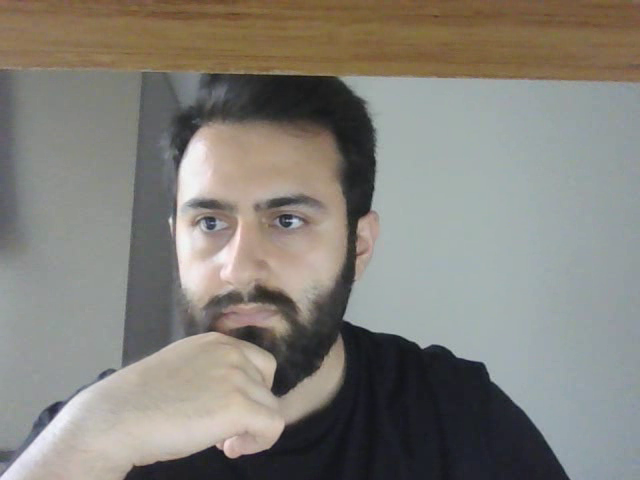
#> input picture frame 23 of 3_openCV_ile_goruntu_isleme/video_kaydi.mp4, 640 x 480 px, given in place of MOT17-04-SDP.mp4, which was not available
$ jupyter execute multi_object_tracking.ipynb
#> lines starting #> are read from the running program, lines starting #| are printed output that depends on the picture; after the words box and inside, x2 and y2 are one past the last pixel; in counts of white or black regions, pixels touching at a corner belong together; pictures that were not available may be replaced by others from this repository, and a replacement may not be noted
[cell 1]
#kutuphaneleri import edelim
import cv2

[cell 2]
#kütüphanemiz sürümüne göre belli başlı takip uygulamalarını destekleyecektir

# Desteklenen takip algoritmalarını listele
algorithms = [key for key in dir(cv2) if key.startswith("Tracker")]

print("Desteklenen takip algoritmaları:")
for alg in algorithms:
    print(f"- {alg}")

[cell 3]
#desteklenen algoritmalarini yaziyotum
OpenCV_Object_Trackers={
    "boosting":cv2.legacy.TrackerBoosting_create,
    "csrt":cv2.TrackerCSRT_create,
    "kcf":cv2.TrackerKCF_create,
    "mosse":cv2.legacy.TrackerMOSSE_create,
    "mil":cv2.TrackerMIL_create,
    "tld":cv2.legacy.TrackerTLD_create,
    "medianFlow": cv2.legacy.TrackerMedianFlow_create
    }

tracker_name = "kcf"  #desteklenen algoritmalardan digerlerini de deneyebilirsin
trackers=cv2.legacy.MultiTracker_create()
print("Tracker:", tracker_name)

#videomuzu iceri aktariyoruz
video_path = "MOT17-04-SDP.mp4"
#videoyu okuyoruz
cap = cv2.VideoCapture(video_path)


# genel parametreler
fps = 30
f = 0


while True:


    #video oku
    ret, frame = cap.read()
#> frame is the input picture: shape (480, 640, 3); mean B, G, R 121.9, 128.5, 131.6

    #yuksekligi ve genisligi aliyoruz
    (H, W) = frame.shape[:2]
#> H = 480; W = 640

    #yukseklik ve genizlik bilgilerini guncelle
    frame = cv2.resize(frame, dsize = (960,540))
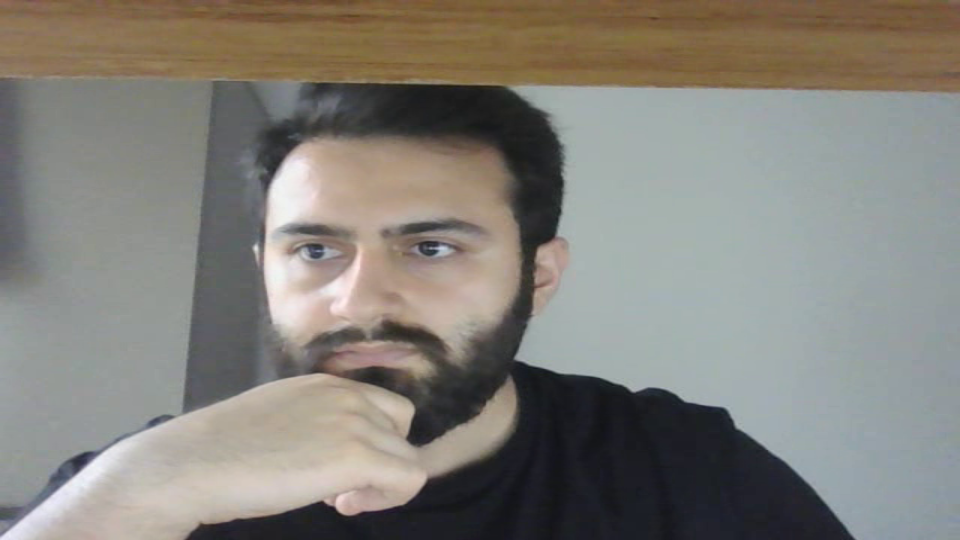
#> frame: shape (540, 960, 3); mean B, G, R 121.8, 128.4, 131.5

    #trackerimizi update ediyor olacagiz
    try:
        (success, boxes) = trackers.update(frame)
#> success = True; boxes = ()
    except Exception as e:
        print(f"Exception: {e}")
        success = False
        boxes = []

    #temel sonuclarimiz yazacak
    #tracker name ve basarili mi basarisiz mi
    info = [("Tracker", tracker_name), ("Success", "Yes" if success else "No")]
#> info = [('Tracker', 'kcf'), ('Success', 'Yes')]

    string_text = ""

    for (i, (k, v)) in enumerate(info):
        text = "{}: {}".format(k, v)
        string_text = string_text + text + " "
#> this loop made 2 passes
    cv2.putText(frame, string_text, (10, 20), cv2.FONT_HERSHEY_SIMPLEX, 0.6, (191, 62, 255), 2)
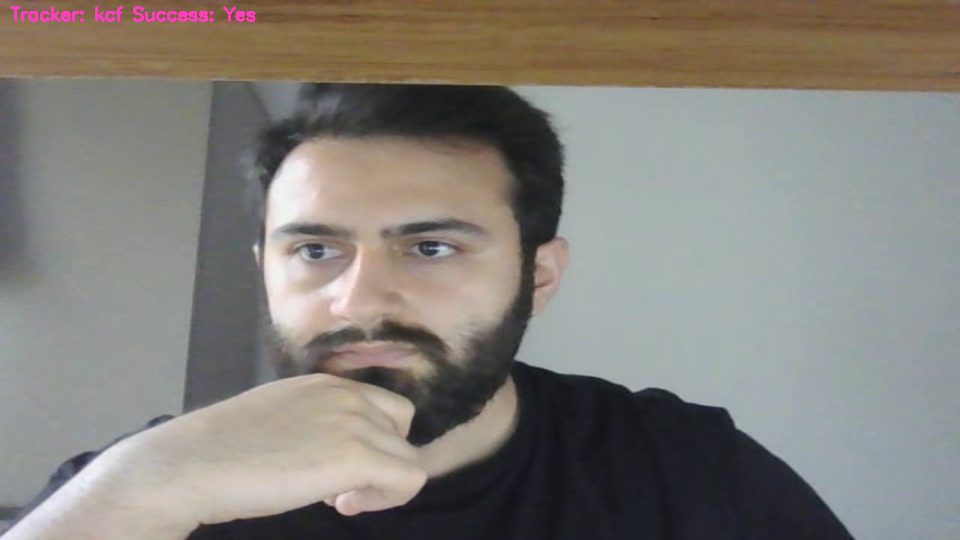
#> frame: shape (540, 960, 3); 0.29% of pixels changed, all inside (x1, y1, x2, y2) = (10, 6, 256, 22)

    for box in boxes:
        #kordinatlari veriyoru
        (x, y, w, h) = [int(v) for v in box]
        #cizim yapiyorum
        cv2.rectangle(frame, (x, y), (x + w, y + h), (191, 62, 255), 2)
#> this loop made 0 passes

    #gosteriyorum
    cv2.imshow("Frame", frame)
    key = cv2.waitKey(1) & 0xFF
#> (key q is pressed here)


    #t ise cizim aciyoruz
    if key == ord("t"):
        #selectROI :takip etmek istedigimiz bolge anlamina gelir
        box = cv2.selectROI("Frame", frame, fromCenter=False)

        tracker = OPENCV_OBJECT_TRACKERS[tracker_name]()

         # seçilen bölgeyle tracker'ı başlatıyoruz
        trackers.add(tracker, frame, box)

    #q ise kapatiyoruz
    elif key == ord("q"):
        break

    f = f + 1

cap.release()
cv2.destroyAllWindows()

$ run again, starting later in the video
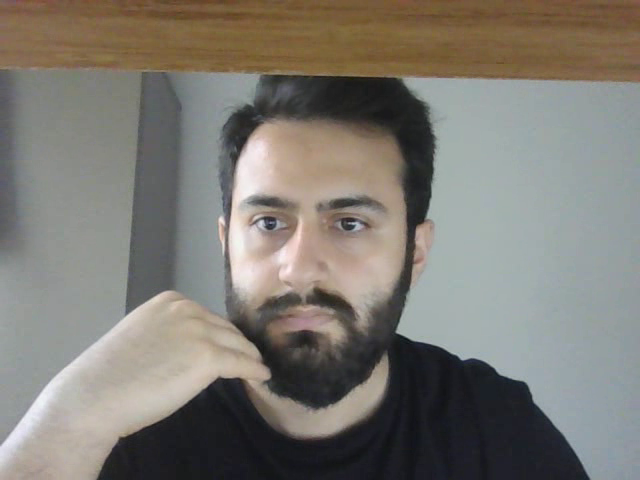
#> input picture frame 107 of 3_openCV_ile_goruntu_isleme/video_kaydi.mp4, 640 x 480 px, given in place of MOT17-04-SDP.mp4, which was not available
#> frame is the input picture: shape (480, 640, 3); mean B, G, R 114.9, 121.9, 125.7
#> `frame = cv2.resize(frame, dsize = (960,540))`:
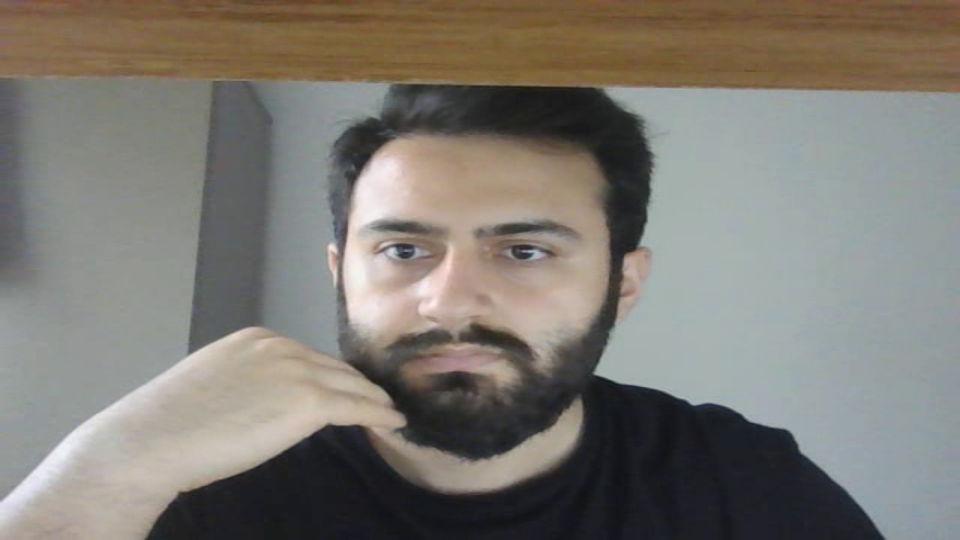
#> frame: shape (540, 960, 3); mean B, G, R 114.8, 121.8, 125.7
#> success = True; boxes = ()
#> info = [('Tracker', 'kcf'), ('Success', 'Yes')]
#> the loop `for (i, (k, v)) in enumerate(info):` made 2 passes
#> `cv2.putText(frame, string_text, (10, 20), cv2.FONT_HERSHEY_SIMPLEX, 0...`:
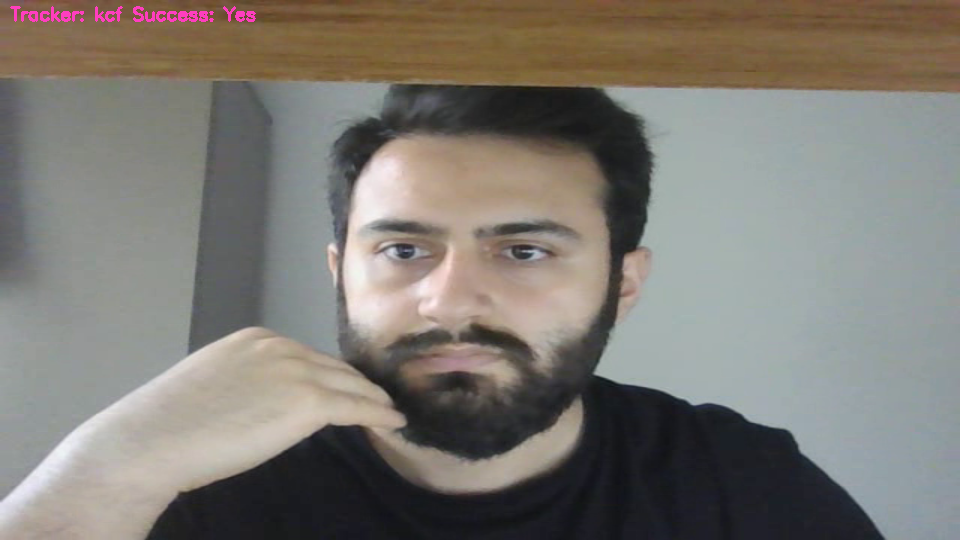
#> frame: shape (540, 960, 3); 0.29% of pixels changed, all inside (x1, y1, x2, y2) = (10, 6, 256, 22)

$ run again, starting later in the video
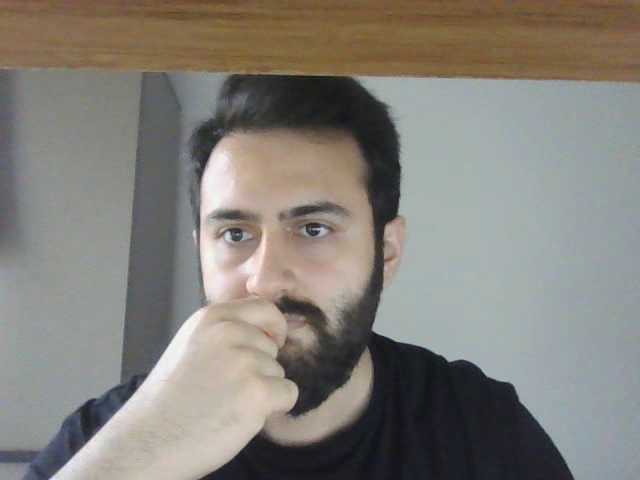
#> input picture frame 190 of 3_openCV_ile_goruntu_isleme/video_kaydi.mp4, 640 x 480 px, given in place of MOT17-04-SDP.mp4, which was not available
#> frame is the input picture: shape (480, 640, 3); mean B, G, R 121.6, 128.2, 131.5
#> `frame = cv2.resize(frame, dsize = (960,540))`:
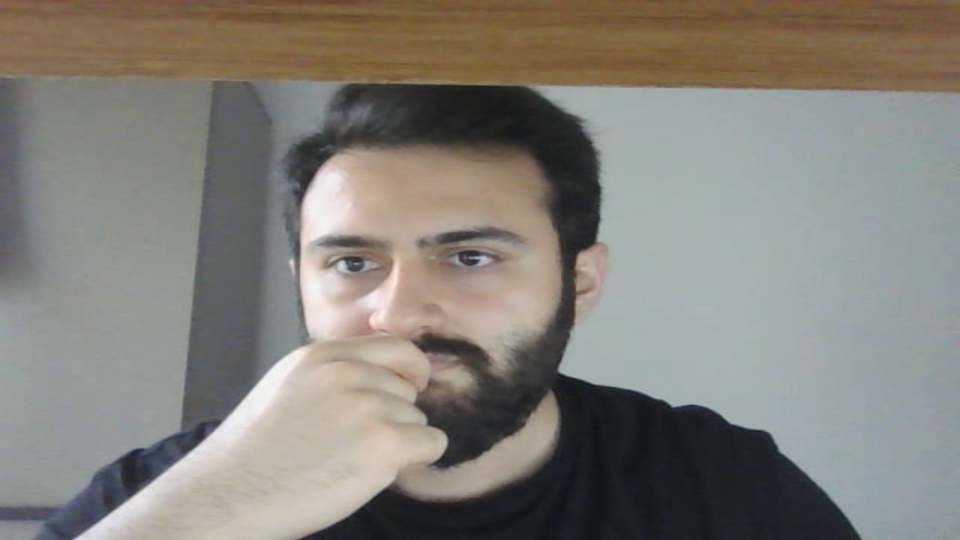
#> frame: shape (540, 960, 3); mean B, G, R 121.5, 128.1, 131.4
#> success = True; boxes = ()
#> info = [('Tracker', 'kcf'), ('Success', 'Yes')]
#> the loop `for (i, (k, v)) in enumerate(info):` made 2 passes
#> `cv2.putText(frame, string_text, (10, 20), cv2.FONT_HERSHEY_SIMPLEX, 0...`:
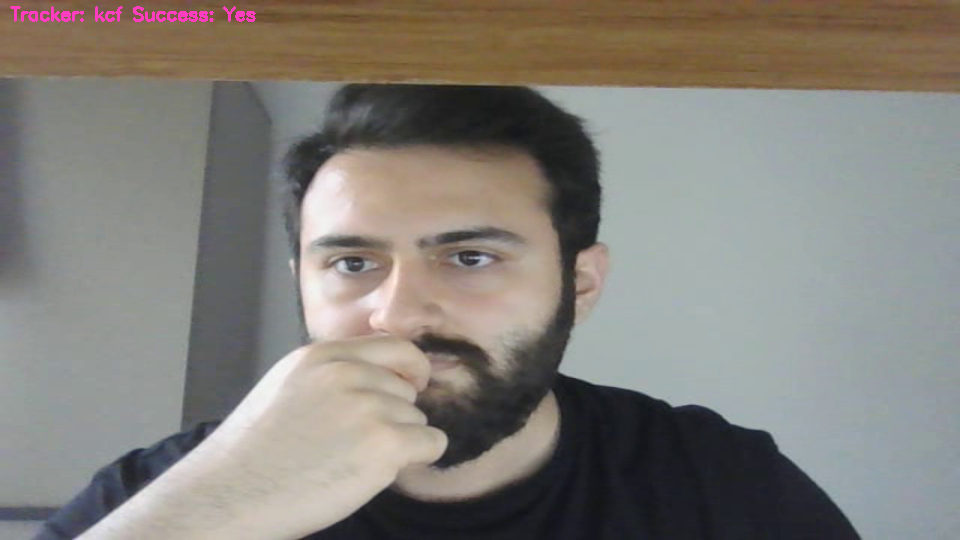
#> frame: shape (540, 960, 3); 0.29% of pixels changed, all inside (x1, y1, x2, y2) = (10, 6, 256, 22)
